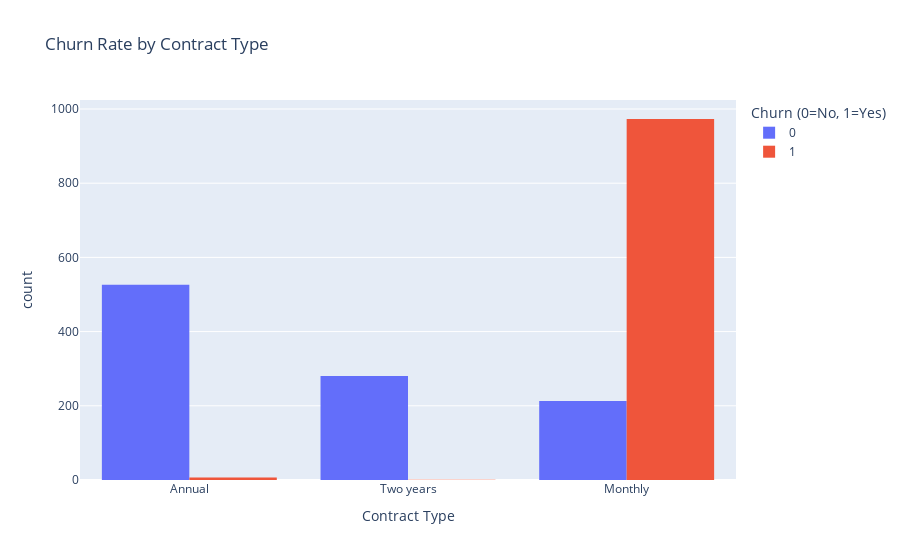

Write notebook code for a chart like this one.
### Markdown cell above
Insight: The visualization is clear, **monthly contract** customers have a drastically higher propensity to churn compared to annual or two-year contract customers.

### Code cell
# Chart - Interactive Version
# Histogram
fig_bar_contract = px.histogram(df_churn, 
x = 'Contract_Type', 
color = 'Churn', 
barmode = 'group', 
title = 'Churn Rate by Contract Type', 
labels = {'Contract_Type': 'Contract Type', 'Churn': 'Churn (0=No, 1=Yes)'})
fig_bar_contract.show()

### Figure 1 — Plotly figure (JSON) as saved in the notebook; plotly's stock layout.template omitted (floating-point values rounded to 4 significant figures; data arrays with more than 128 entries replaced by an {"elided": "..."} marker saying what was removed)
{"data": [{"alignmentgroup": "True", "bingroup": "x", "hovertemplate": "Churn (0=No, 1=Yes)=0<br>Contract Type=%{x}<br>count=%{y}<extra></extra>", "legendgroup": "0", "marker": {"color": "#636efa", "pattern": {"shape": ""}}, "name": "0", "offsetgroup": "0", "orientation": "v", "showlegend": true, "type": "histogram", "x": {"elided": "1019 str values"}, "xaxis": "x", "yaxis": "y"}, {"alignmentgroup": "True", "bingroup": "x", "hovertemplate": "Churn (0=No, 1=Yes)=1<br>Contract Type=%{x}<br>count=%{y}<extra></extra>", "legendgroup": "1", "marker": {"color": "#EF553B", "pattern": {"shape": ""}}, "name": "1", "offsetgroup": "1", "orientation": "v", "showlegend": true, "type": "histogram", "x": {"elided": "981 str values"}, "xaxis": "x", "yaxis": "y"}], "layout": {"barmode": "group", "legend": {"title": {"text": "Churn (0=No, 1=Yes)"}, "tracegroupgap": 0}, "title": {"text": "Churn Rate by Contract Type"}, "xaxis": {"anchor": "y", "domain": [0, 1], "title": {"text": "Contract Type"}}, "yaxis": {"anchor": "x", "domain": [0, 1], "title": {"text": "count"}}}}
